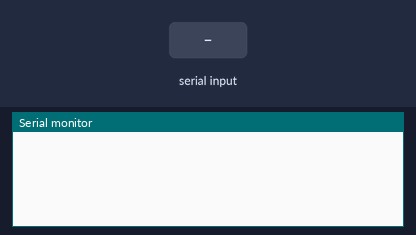
This sketch was run on a simulated Arduino Uno, built with avr-gcc and run on an emulated ATmega328P. On the bench: the last lines printed to the serial monitor. Inputs (shaded band) come from the test bench.

Above: at 1.2 s.
1.3 s: "90,45,200\n" received over Serial
At 2.3 s:
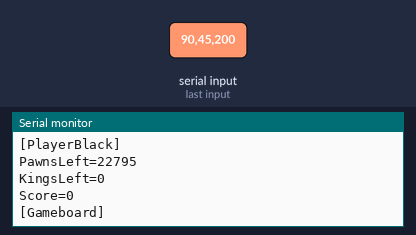
2.8 s: "30,150,10\n" received over Serial
At 3.6 s:
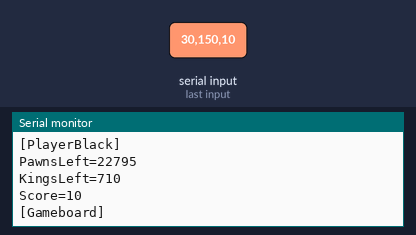
Timing chart, 0 to 5.8 s (numbered marks = the images above; inputs shaded):
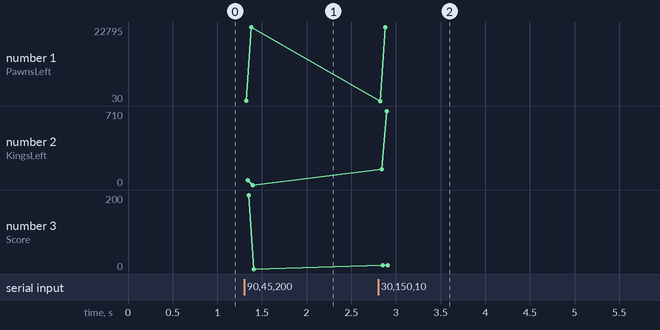

The sketch:

sketch_dec12a.ino
```cpp
void setup() {
  Serial.begin(9600);
}

void loop() {
  if (Serial.available() > 0) {
    String receivedData = Serial.readStringUntil('\n');
    processAndSendData(receivedData);
  }
}

void processAndSendData(String data) {
  // Parse the received string
  int values[64];
  int count = parseString(data, values);

  // Process the data
  String processedData = processData(values, count);

  // Send the processed data back to the C# app
  Serial.println(processedData);
}

int parseString(String input, int values[]) {
  int count = 0;
  char* ptr = strtok((char*)input.c_str(), ",");
  while (ptr != NULL) {
    values[count++] = atoi(ptr);
    ptr = strtok(NULL, ",");
  }
  return count;
}

String processData(int values[], int count) {
  String result = "[PlayerWhite]\n";
  result += "PawnsLeft=" + String(values[0]) + "\n";
  result += "KingsLeft=" + String(values[1]) + "\n";
  result += "Score=" + String(values[2]) + "\n";

  result += "[PlayerBlack]\n";
  result += "PawnsLeft=" + String(values[3]) + "\n";
  result += "KingsLeft=" + String(values[4]) + "\n";
  result += "Score=" + String(values[5]) + "\n";

  result += "[Gameboard]\n";
  for (int i = 6; i < count; ++i) {
    int row = (i - 6) / 8;
    int col = (i - 6) % 8;
    result += "Cell_" + String(row) + "_" + String(col) + "=" + String(values[i]) + "\n";
  }

  return result;
}
```

Measured:
- after the input at 1.3 s, the serial monitor: prints a new line at once (image 1)
- after the input at 2.8 s, the serial monitor: prints a new line at once (image 2)
- plotted number 2: 0 → 710 after the input at 2.8 s
- plotted number 3: 0 → 10 after the input at 2.8 s
